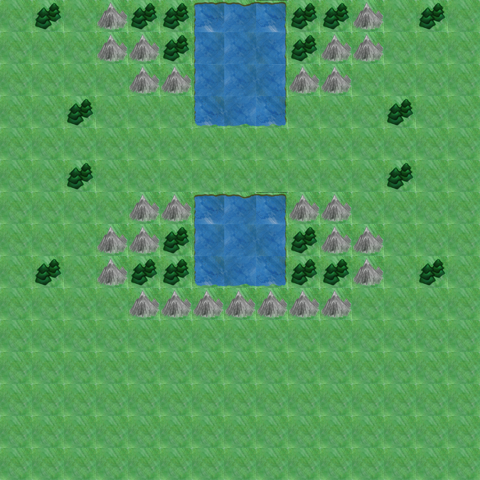

The image is a tile-based game level rendered from a .tmx file. Its description and source (layers, tilesets, objects; grid data summarised) follow:
An orthogonal 15x15 tile map with 32x32 px tiles, 1 tile layer (Background) and 17 objects.

<map version="1.0" orientation="orthogonal" width="15" height="15" tilewidth="32" tileheight="32">
 <tileset firstgid="1" name="TileLayer_background" tilewidth="32" tileheight="32">
  <image source="TileLayer_background.png" width="1024" height="1024" />
  <tile id="0">
   <properties>
    <property name="MovementCost" value="1" />
    <property name="TileType" value="Grass" />
    <property name="defensiveBonus" value="0" />
   </properties>
  </tile>
  <tile id="1">
   <properties>
    <property name="MovementCost" value="2" />
    <property name="TileType" value="Mountain" />
    <property name="defensiveBonus" value="4" />
   </properties>
  </tile>
  <tile id="32">
   <properties>
    <property name="MovementCost" value="4" />
    <property name="TileType" value="River" />
    <property name="defensiveBonus" value="0" />
   </properties>
  </tile>
  <tile id="33">
   <properties>
    <property name="MovementCost" value="1" />
    <property name="TileType" value="Forest" />
    <property name="defensiveBonus" value="2" />
   </properties>
  </tile>
  <tile id="64">
   <properties>
    <property name="MovementCost" value="4" />
    <property name="TileType" value="River" />
    <property name="defensiveBonus" value="0" />
   </properties>
  </tile>
  <tile id="65">
   <properties>
    <property name="MovementCost" value="4" />
    <property name="TileType" value="River" />
    <property name="defensiveBonus" value="0" />
   </properties>
  </tile>
  <tile id="66">
   <properties>
    <property name="MovementCost" value="4" />
    <property name="TileType" value="River" />
    <property name="defensiveBonus" value="0" />
   </properties>
  </tile>
  <tile id="96">
   <properties>
    <property name="MovementCost" value="4" />
    <property name="TileType" value="River" />
    <property name="defensiveBonus" value="0" />
   </properties>
  </tile>
  <tile id="97">
   <properties>
    <property name="MovementCost" value="4" />
    <property name="TileType" value="River" />
    <property name="defensiveBonus" value="0" />
   </properties>
  </tile>
  <tile id="98">
   <properties>
    <property name="MovementCost" value="4" />
    <property name="TileType" value="River" />
    <property name="defensiveBonus" value="0" />
   </properties>
  </tile>
  <tile id="128">
   <properties>
    <property name="MovementCost" value="4" />
    <property name="TileType" value="River" />
    <property name="defensiveBonus" value="0" />
   </properties>
  </tile>
  <tile id="129">
   <properties>
    <property name="MovementCost" value="4" />
    <property name="TileType" value="River" />
    <property name="defensiveBonus" value="0" />
   </properties>
  </tile>
  <tile id="130">
   <properties>
    <property name="MovementCost" value="4" />
    <property name="TileType" value="River" />
    <property name="defensiveBonus" value="0" />
   </properties>
  </tile>
  <tile id="160">
   <properties>
    <property name="MovementCost" value="4" />
    <property name="TileType" value="River" />
    <property name="defensiveBonus" value="0" />
   </properties>
  </tile>
  <tile id="161">
   <properties>
    <property name="MovementCost" value="4" />
    <property name="TileType" value="River" />
    <property name="defensiveBonus" value="0" />
   </properties>
  </tile>
  <tile id="162">
   <properties>
    <property name="MovementCost" value="4" />
    <property name="TileType" value="River" />
    <property name="defensiveBonus" value="0" />
   </properties>
  </tile>
 </tileset>
 <layer name="Background" width="15" height="15">
  <data>[225 cells, 225 non-empty, 12 distinct tile ids]</data>
 </layer>
 <objectgroup name="Units_P1" width="15" height="15">
  <object x="32" y="160" width="32" height="32">
   <properties>
    <property name="Type" value="ArmWagon" />
   </properties>
  </object>
  <object x="32" y="224" width="32" height="32">
   <properties>
    <property name="Type" value="BattleMage" />
   </properties>
  </object>
  <object x="32" y="32" width="32" height="32">
   <properties>
    <property name="Type" value="Scout" />
   </properties>
  </object>
  <object x="32" y="96" width="32" height="32">
   <properties>
    <property name="Type" value="Ranger" />
   </properties>
  </object>
  <object x="96" y="160" width="32" height="32">
   <properties>
    <property name="Type" value="Footman" />
   </properties>
  </object>
  <object x="96" y="96" width="32" height="32">
   <properties>
    <property name="Type" value="Footman" />
   </properties>
  </object>
  <object x="192" y="64" width="32" height="32">
   <properties>
    <property name="Type" value="Boat" />
   </properties>
  </object>
 </objectgroup>
 <objectgroup name="Units_P2" width="15" height="15">
  <object x="352" y="96" width="32" height="32">
   <properties>
    <property name="Type" value="Footman" />
   </properties>
  </object>
  <object x="352" y="160" width="32" height="32">
   <properties>
    <property name="Type" value="Footman" />
   </properties>
  </object>
  <object x="416" y="160" width="32" height="32">
   <properties>
    <property name="Type" value="ArmWagon" />
   </properties>
  </object>
  <object x="416" y="32" width="32" height="32">
   <properties>
    <property name="Type" value="Scout" />
   </properties>
  </object>
  <object x="416" y="96" width="32" height="32">
   <properties>
    <property name="Type" value="Ranger" />
   </properties>
  </object>
  <object x="416" y="224" width="32" height="32">
   <properties>
    <property name="Type" value="BattleMage" />
   </properties>
  </object>
 </objectgroup>
 <objectgroup name="Buildings_P1" width="15" height="15">
  <object x="0" y="96" width="32" height="64">
   <properties>
    <property name="Type" value="Castle" />
   </properties>
  </object>
  <object x="64" y="288" width="32" height="32">
   <properties>
    <property name="Type" value="Barracks" />
   </properties>
  </object>
 </objectgroup>
 <objectgroup name="Buildings_P2" width="15" height="15">
  <object x="448" y="96" width="32" height="64">
   <properties>
    <property name="Type" value="Castle" />
   </properties>
  </object>
  <object x="384" y="288" width="32" height="32" />
 </objectgroup>
</map>
